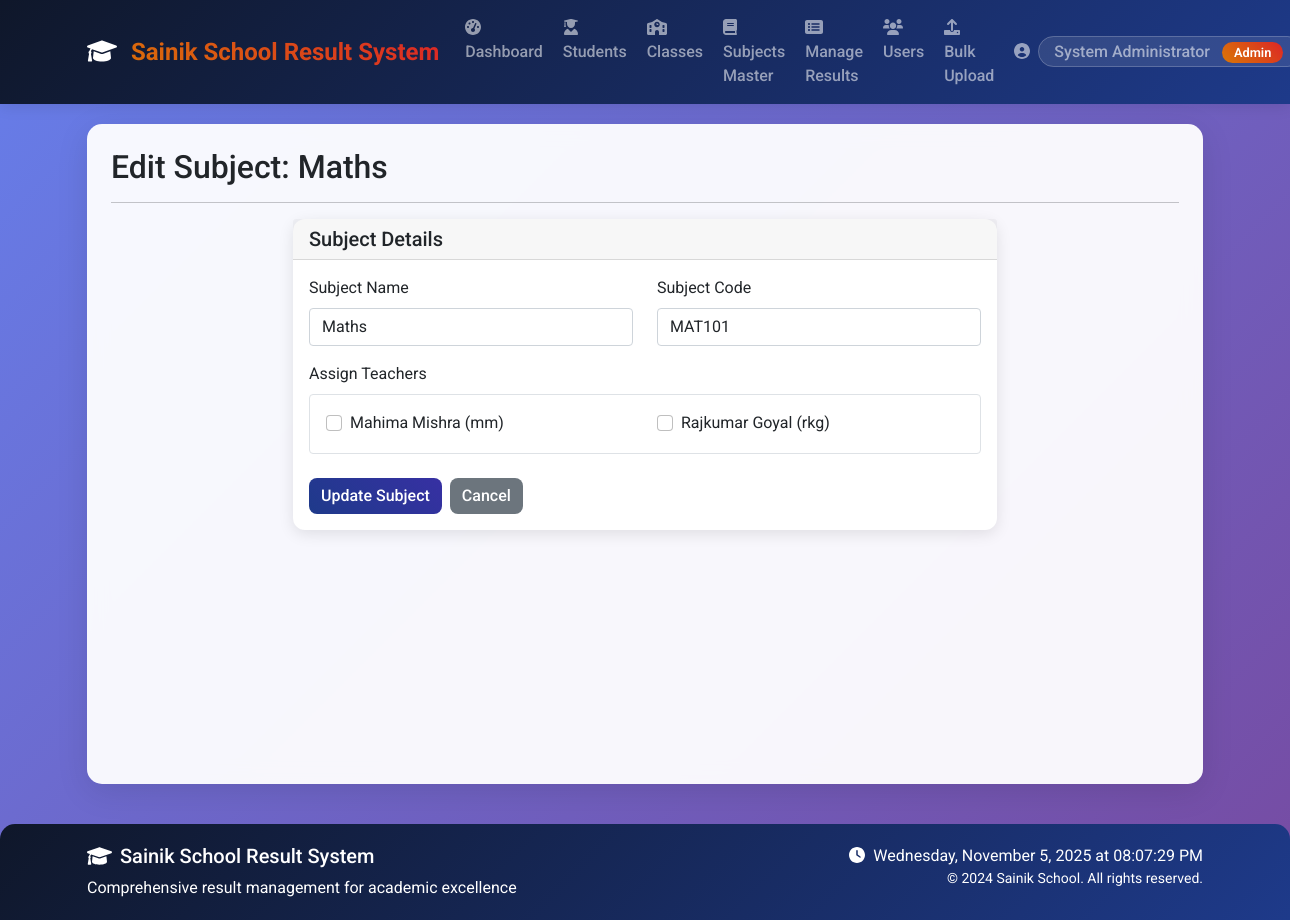
Before: /admin/edit_subject_master/1 (signed in) with the older database file.
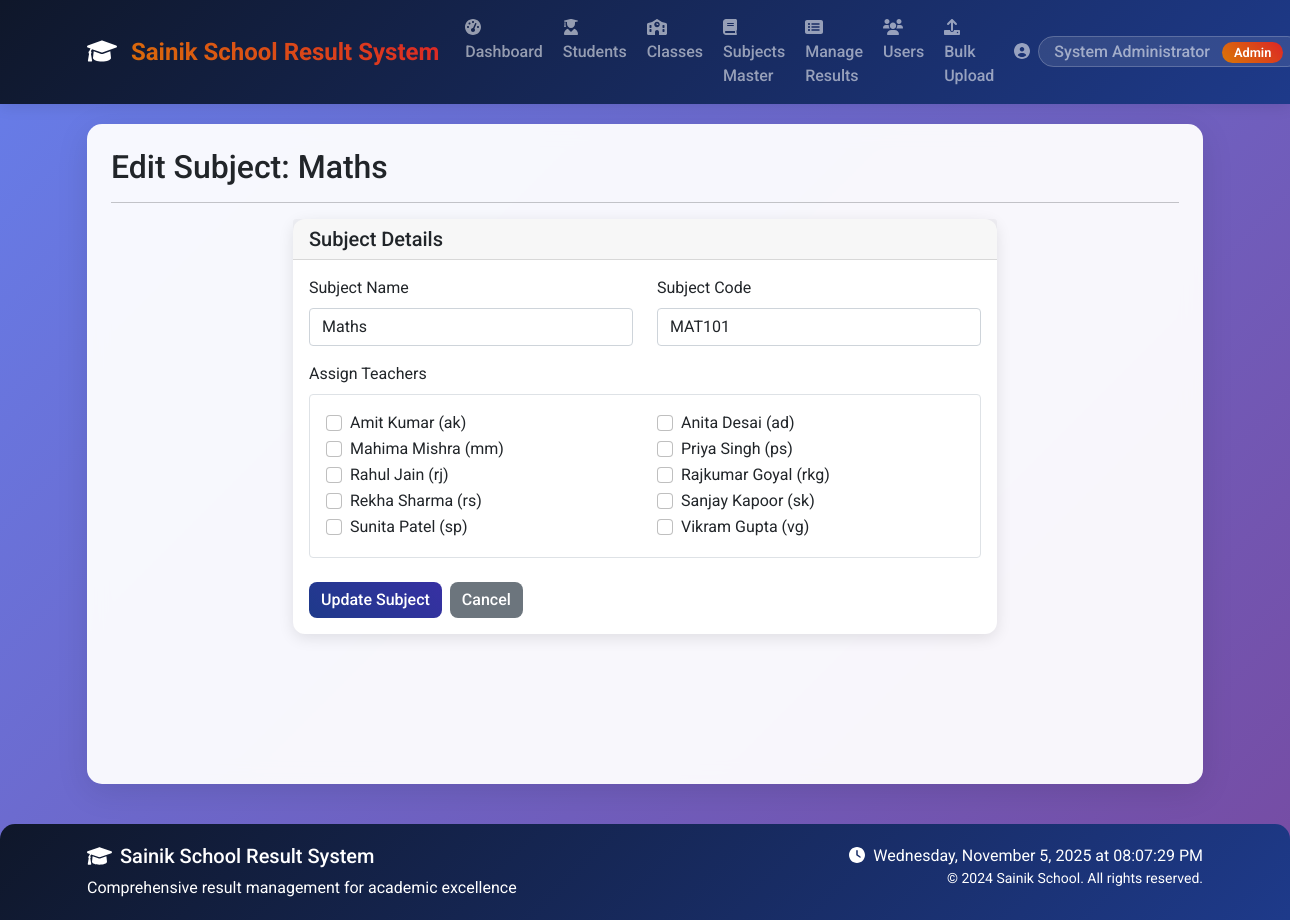
After: the same page with the newer database file.
### tables this page shows
CREATE TABLE users (
            id INTEGER PRIMARY KEY AUTOINCREMENT,
            username TEXT UNIQUE NOT NULL,
            password TEXT NOT NULL,
            role TEXT NOT NULL CHECK(role IN ('admin', 'teacher', 'student')),
            name TEXT NOT NULL,
            email TEXT,
            created_at TIMESTAMP DEFAULT CURRENT_TIMESTAMP
        );

### app.py (the view)
@app.route('/admin/edit_subject_master/<int:subject_id>')
@login_required
def edit_subject_master(subject_id):
    if current_user.role != 'admin':
        flash('Access denied!', 'danger')
        return redirect(url_for('index'))
    subject = Subject.get_subject_by_id(subject_id)
    if not subject:
        flash('Subject not found!', 'danger')
        return redirect(url_for('manage_subjects_master'))
    all_teachers = User.get_teachers()
    assigned_teachers_raw = Subject.get_teachers_for_subject(subject_id)
    assigned_teacher_ids = {t['id'] for t in assigned_teachers_raw}
    return render_template('edit_subject.html',
                         subject=subject,
                         all_teachers=all_teachers,
                         assigned_teacher_ids=assigned_teacher_ids)

### app.py (called while the page is built)
@login_manager.user_loader
def load_user(user_id):
    return LoginUser.get(user_id)

### auth.py (called while the page is built)
    @staticmethod
    def get(user_id):
        user = User.get_by_id(user_id)
        if user:
            return LoginUser(user.id, user.username, user.role, user.name)
        return None

### database.py (called while the page is built)
def get_db_connection():
    conn = sqlite3.connect('school_results.db')
    conn.row_factory = sqlite3.Row
    return conn

### models.py (called while the page is built)
    @staticmethod
    def get_by_id(user_id):
        conn = get_db_connection()
        user = conn.execute(
            'SELECT * FROM users WHERE id = ?', (user_id,)
        ).fetchone()
        conn.close()
        if user:
            return User(
                id=user['id'],
                username=user['username'],
                password=user['password'],
                role=user['role'],
                name=user['name'],
                email=user['email']
            )
        return None

    @staticmethod
    def get_teachers():
        conn = get_db_connection()
        teachers = conn.execute(
            'SELECT * FROM users WHERE role = "teacher" ORDER BY name'
        ).fetchall()
        conn.close()
        return teachers

### templates/edit_subject.html (shortened to what this page needs)
{% extends "base.html" %}
{% block content %}
<div class="row">
    <div class="col-12">
        <h2>Edit Subject: {{ subject.subject_name }}</h2>
        <hr>
    </div>
</div>
<div class="row">
    <div class="col-md-8 offset-md-2">
        <div class="card">
            <div class="card-header">
                <h5 class="card-title mb-0">Subject Details</h5>
            </div>
            <div class="card-body">
                <form id="editSubjectForm"
                      action="{{ url_for('update_subject_master', subject_id=subject.id) }}"
                      method="POST">
                    <div class="row">
                        <div class="col-md-6 mb-3">
                            <label for="subject_name" class="form-label">Subject Name</label>
                            <input type="text" class="form-control" id="subject_name" name="subject_name" value="{{ subject.subject_name }}" required>
                        </div>
                        <div class="col-md-6 mb-3">
                            <label for="subject_code" class="form-label">Subject Code</label>
                            <input type="text" class="form-control" id="subject_code" name="subject_code" value="{{ subject.subject_code }}" required>
                        </div>
                    </div>
                    <div class="mb-3">
                        <label class="form-label">Assign Teachers</label>
                        <div class="teacher-checklist border rounded p-3" style="max-height: 250px; overflow-y: auto;">
                            <div class="row">
                                {% for teacher in all_teachers %}
                                <div class="col-md-6">
                                    <div class="form-check">
                                        <input class="form-check-input"
                                               type="checkbox"
                                               name="teachers"
                                               value="{{ teacher.id }}"
                                               id="teacher-{{ teacher.id }}"
                                               {% if teacher.id in assigned_teacher_ids %}checked{% endif %}>
                                        <label class="form-check-label" for="teacher-{{ teacher.id }}">
                                            {{ teacher.name }} ({{ teacher.username }})
                                        </label>
                                    </div>
                                </div>
                                {% else %}
                                <p class="text-muted">No teachers found in the system.</p>
                                {% endfor %}
                            </div>
                        </div>
                    </div>
                    <div class="d-flex gap-2 mt-4">
                        <button type="submit" class="btn btn-primary">Update Subject</button>
                        <a href="{{ url_for('manage_subjects_master') }}" class="btn btn-secondary">Cancel</a>
                    </div>
                </form>
            </div>
        </div>
    </div>
</div>
{% endblock %}

Changed rows visible on the page:
added users: name "Amit Kumar", username "ak"
added users: name "Anita Desai", username "ad"
added users: name "Priya Singh", username "ps"
added users: name "Rahul Jain", username "rj"
added users: name "Rekha Sharma", username "rs"
added users: name "Sanjay Kapoor", username "sk"
added users: name "Sunita Patel", username "sp"
added users: name "Vikram Gupta", username "vg"
